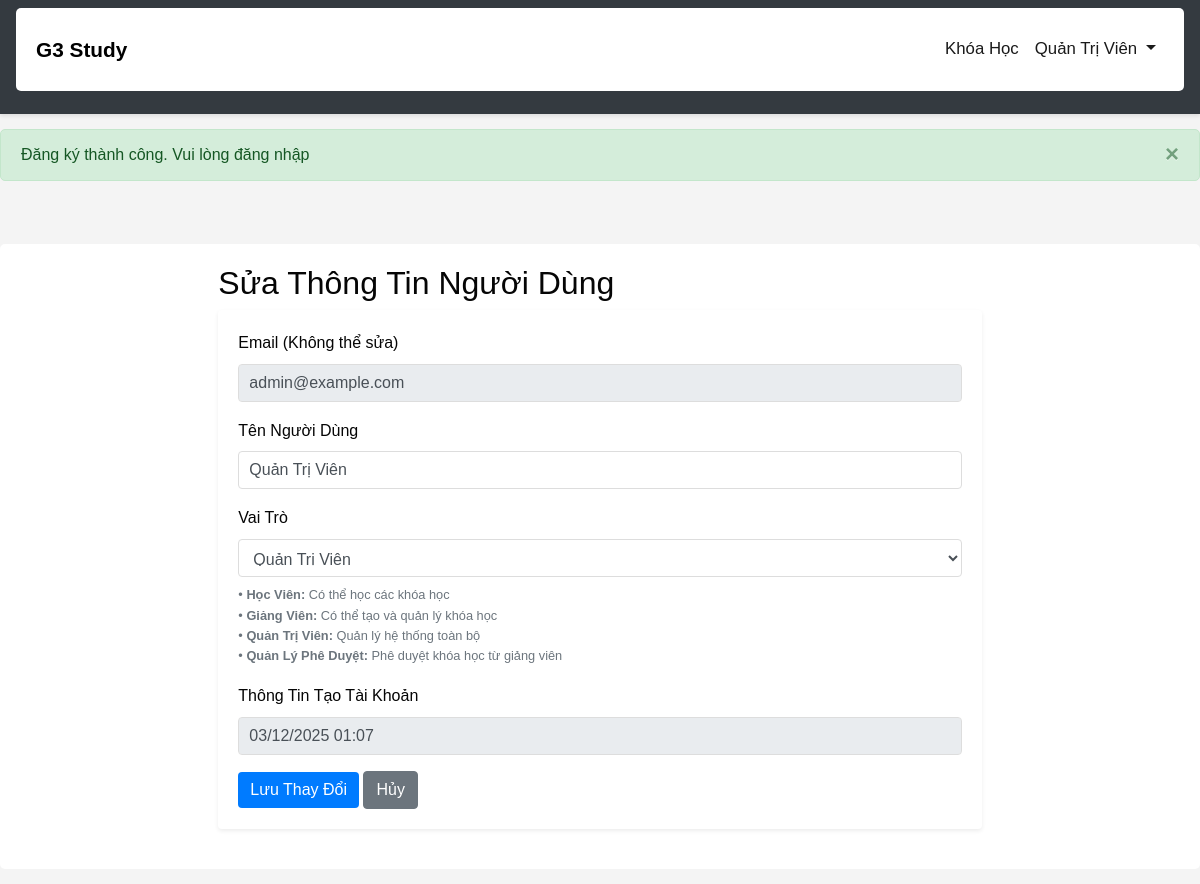
Screenshot of /admin/edit_user/1 (signed in) with the database file from the repository.
### tables this page shows
CREATE TABLE users (
    id INT PRIMARY KEY AUTO_INCREMENT,
    username VARCHAR(255) UNIQUE NOT NULL,
    email VARCHAR(255) UNIQUE NOT NULL,
    password VARCHAR(255) NOT NULL,
    fullname VARCHAR(255) NOT NULL,
    role INT NOT NULL DEFAULT 0 COMMENT '0: học viên, 1: giảng viên, 2: quản trị viên, 17: quản lý phê duyệt khóa học',
    created_at DATETIME DEFAULT CURRENT_TIMESTAMP
);

### models/User.php (called while the page is built, shortened)
<?php
class User {
    private $pdo;
    private $table = 'users';
    public function __construct() {
        $db = new Database();
        $this->pdo = $db->getPDO();
    }
    public function getUserById($id) {
        $query = "SELECT * FROM " . $this->table . " WHERE id = :id";
        $stmt = $this->pdo->prepare($query);
        $stmt->bindParam(':id', $id);
        $stmt->execute();
        return $stmt->fetch();
    }
}
?>

### config/Database.php (called while the page is built, shortened)
<?php
class Database {
    private $host = 'localhost';
    private $db_name = '3ae';
    private $user = 'root';
    private $password = '';
    private $pdo;
    public function connect() {
        $this->pdo = null;
        try {
            $dsn = 'mysql:host=' . $this->host . ';dbname=' . $this->db_name . ';charset=utf8';
            $this->pdo = new PDO(
                $dsn,
                $this->user,
                $this->password,
                array(
                    PDO::ATTR_PERSISTENT => false,
                    PDO::ATTR_ERRMODE => PDO::ERRMODE_EXCEPTION,
                    PDO::ATTR_DEFAULT_FETCH_MODE => PDO::FETCH_ASSOC
                )
            );
        } catch (PDOException $e) {
            die('Database Connection Error: ' . $e->getMessage());
        }
        return $this->pdo;
    }
    public function getPDO() {
        return $this->pdo;
    }
}
?>

### views/admin/edit_user.php (the view, shortened to what this page needs)
<?php include VIEWS_PATH . '/layouts/header.php'; ?>
<div class="container mt-5">
    <div class="row">
        <div class="col-md-8 offset-md-2">
            <h2>Sửa Thông Tin Người Dùng</h2>
            <div class="card border-0 shadow-sm">
                <div class="card-body">
                    <form method="POST" action="/admin/edit_user/<?php echo $user['id']; ?>">
                        <div class="form-group">
                            <label for="email">Email (Không thể sửa)</label>
                            <input type="email" id="email" class="form-control" value="<?php echo htmlspecialchars($user['email']); ?>" disabled>
                        </div>
                        <div class="form-group">
                            <label for="fullname">Tên Người Dùng</label>
                            <input type="text" id="fullname" name="fullname" class="form-control" value="<?php echo htmlspecialchars($user['fullname']); ?>" required>
                        </div>
                        <div class="form-group">
                            <label for="role">Vai Trò</label>
                            <select id="role" name="role" class="form-control" required>
                                <option value="2" <?php echo $user['role'] === 2 ? 'selected' : ''; ?>>Quản Trị Viên</option>
                            </select>
                            <small class="form-text text-muted d-block mt-2">
                                • <strong>Học Viên:</strong> Có thể học các khóa học<br>
                                • <strong>Giảng Viên:</strong> Có thể tạo và quản lý khóa học<br>
                                • <strong>Quản Trị Viên:</strong> Quản lý hệ thống toàn bộ<br>
                                • <strong>Quản Lý Phê Duyệt:</strong> Phê duyệt khóa học từ giảng viên
                            </small>
                        </div>
                        <div class="form-group">
                            <label>Thông Tin Tạo Tài Khoản</label>
                            <input type="text" class="form-control" value="<?php echo date('d/m/Y H:i', strtotime($user['created_at'])); ?>" disabled>
                        </div>
                        <button type="submit" class="btn btn-primary">Lưu Thay Đổi</button>
                        <a href="/admin/users" class="btn btn-secondary">Hủy</a>
                    </form>
                </div>
            </div>
        </div>
    </div>
</div>

### assets/css/style.css (style rules this page uses)
html, body { height: 100%; margin: 0; padding: 0; }
body { font-family: 'Arial', sans-serif; line-height: 1.6; color: #050505; background-color: #f4f4f4; display: flex; flex-direction: column; min-height: 100vh; }
.container { background-color: white; padding: 20px; border-radius: 5px; margin-bottom: 15px; margin-left: auto; margin-right: auto; width: 100%; max-width: 1200px; }
.card { border: none; box-shadow: 0 2px 8px rgba(0,0,0,0.1); margin-bottom: 20px; transition: transform 0.3s, box-shadow 0.3s; }
.btn-primary { background-color: #007bff; border: none; }
.form-control { border: 1px solid #ddd; border-radius: 4px; padding: 10px; }

### rows the page displays
users: email "admin@example.com", fullname "Quản Trị Viên", role "Quản Trị Viên", created_at "03/12/2025 01:07"

### other values shown
$_SESSION['user_name'] "Quản Trị Viên"
$_SESSION['success'] "Đăng ký thành công. Vui lòng đăng nhập"
